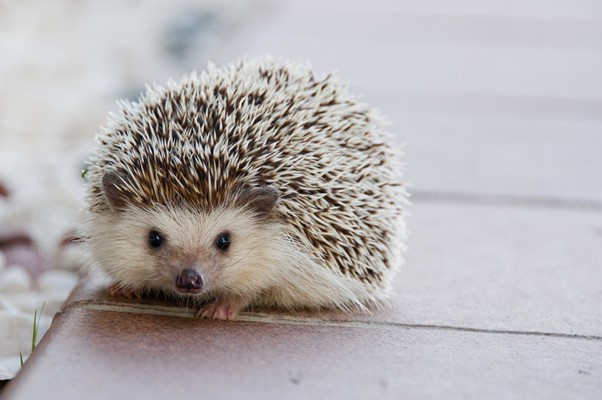
#> input picture picture1.jpg, 602 x 400 px
$ python _2660237_AILab_Task_3.2_3.3_3.4.py
#> lines starting #> are read from the running program, lines starting #| are printed output that depends on the picture
#!/usr/bin/env python
# coding: utf-8

# ## Task 3.2

# In[16]:


from matplotlib import pyplot
test_picture = pyplot.imread("picture1.jpg")
#> test_picture is the input picture: shape (400, 602, 3); mean R, G, B 180.7, 176.2, 177.1
print("Numpy array of the image is: ", test_picture)
#> (printed output is left out)
pyplot.imshow(test_picture)


# In[17]:


from matplotlib import pyplot
test_picture = pyplot.imread("picture1.jpg")
print("Numpy array of the image is: ", test_picture)
#> (printed output is left out)
test_picture_filtered = 2*test_picture/3
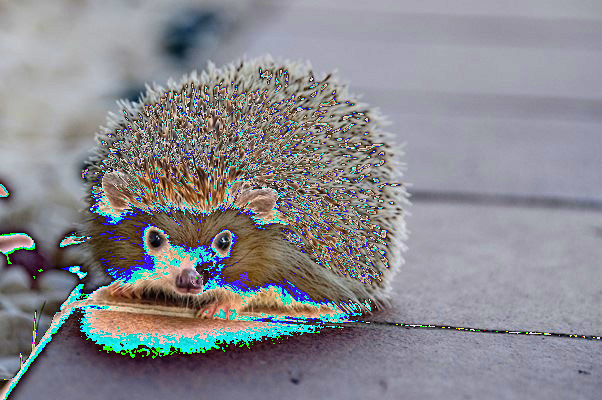
#> test_picture_filtered: shape (400, 602, 3) float64; mean R, G, B 45.6, 45.5, 47.3; drawn with min black and max white
pyplot.imshow(test_picture_filtered)


# ##  Task 3.3

# In[9]:


from sklearn import datasets


# In[10]:


dir(datasets)


# In[12]:


iris_data = datasets.load_iris()


# In[13]:


iris_data.DESCR


# In[14]:


print (iris_data.DESCR)


# In[16]:


iris_data.feature_names


# In[17]:


iris_data.target_names


# In[18]:


iris_data.keys()


# ##  Task 3.4

# In[21]:


from sklearn import datasets
import pandas

iris_data = datasets.load_iris()

iris_dataframe = pandas.DataFrame(data=iris_data['data'], columns = iris_data['feature_names'])


# In[22]:


iris_dataframe.head()


# In[24]:


iris_dataframe.describe()


#  ## Bias and Datasets
#
#
# test data used to train the AI algorithm are taken from data created by humans, therefore human bias is transferred to the AI system because this is the 'real-life' data used to train itself.
#
# It is important to make sure sensitive data features like:gender, ethnicity (etc) and their correlations are addressed.
#
# It is important to make sure appropriate data-labeling methods are used.
#

# In[ ]:
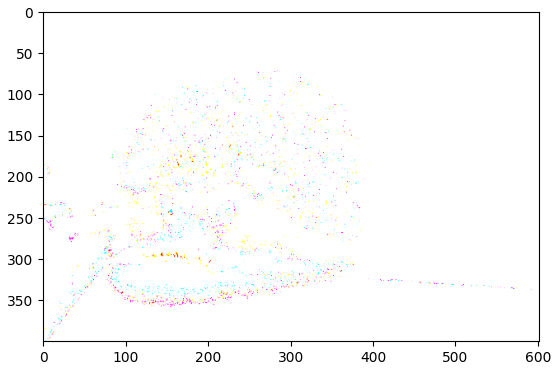
#> figure drawn by matplotlib, 1 panel
